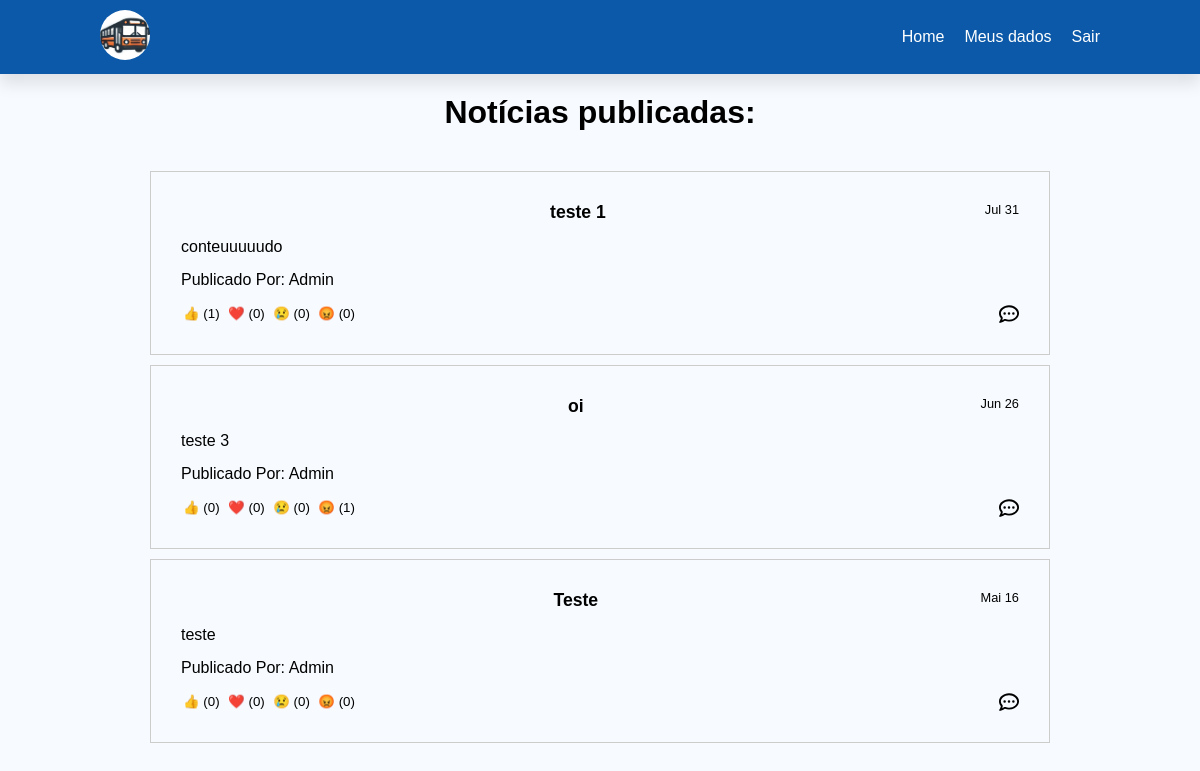
Page /pages/news.php on the committed database.
### tables this page shows
CREATE TABLE `tb_news` (
  `cd_news` int(11) NOT NULL,
  `nm_titulo` varchar(250) NOT NULL,
  `ds_conteudo` text NOT NULL,
  `dt_publicacao` datetime NOT NULL,
  `cd_usuario` int(11) NOT NULL
);

CREATE TABLE `tb_usuario` (
  `cd_usuario` int(11) NOT NULL,
  `nm_usuario` varchar(100) NOT NULL,
  `sn_usuario` varchar(100) NOT NULL,
  `cd_telefone_usuario` varchar(20) NOT NULL,
  `cd_matricula_usuario` int(11) NOT NULL,
  `dt_periodo_usuario` varchar(4) NOT NULL,
  `nm_email_usuario` varchar(250) NOT NULL,
  `nm_senha_usuario` varchar(255) NOT NULL,
  `tp_classe` enum('admin','aluno') NOT NULL,
  `cd_cidade` int(11) NOT NULL,
  `cd_instituicao` int(11) NOT NULL,
  `cd_curso` int(11) NOT NULL,
  `cd_rota` int(11) NOT NULL
);

### pages/news.php (the view, shortened to what this page needs)
<?php
require_once '../backend/database/connect.php';
$sqlNews = $pdo->prepare("SELECT tb_news.*, tb_usuario.nm_usuario AS autor
    FROM tb_news
    JOIN tb_usuario ON tb_news.cd_usuario = tb_usuario.cd_usuario
    ORDER BY tb_news.dt_publicacao DESC");
$sqlNews->execute();
$news = $sqlNews->fetchAll(PDO::FETCH_ASSOC);
?>
<!DOCTYPE html>
<html lang="pt-br">
<head>
    <link rel="stylesheet" href="../assets/css/style_news.css">
</head>
<body>
    <header  class="cabecalho">
        <a href="home.php"><img src="../assets/img/logo_campus.png" class="logo-campus" alt="Logo Campus Hope"></a>
        <section class="perfil">
            <ul class="perfil-opcao">
                <li><a href="home.php"> Home </a></li>
                <li><a href="profileUser.php"> Meus dados </a></li>
                <li><a href="../backend/auth/logout.php"> Sair </a></li>
            </ul>
        </section>
    </header>
    <main>
        <h1>Notícias publicadas:</h1>
    <?php foreach ($news as $n): ?>
        <section class="container-publicacoes">
            <section id="topo-publicacao">
                <h2> <?= htmlspecialchars($n['nm_titulo']) ?> </h2>
                <p id="small">
                    <?php
                        $dataPublicacao = new DateTime($n['dt_publicacao']);
                        $agora
                        = new DateTime();
                        $diferencaHoras = $agora->diff($dataPublicacao)->h + ($agora->diff($dataPublicacao)->days * 24);
                        $meses = ['Jan','Fev','Mar','Abr','Mai','Jun','Jul','Ago','Set','Out','Nov','Dez'];
                        if ($dataPublicacao->format('Y-m-d') == $agora->format('Y-m-d') && $diferencaHoras < 24) {
                            echo $dataPublicacao->format('H') . 'h';
                        } elseif ($dataPublicacao->format('Y') == $agora->format('Y')) {
                            $mesAbreviado = $meses[(int)$dataPublicacao->format('m') - 1];
                            echo strtolower($mesAbreviado) . ' ' . $dataPublicacao->format('d');
                        } else {
                            echo $dataPublicacao->format('d/m/Y');
                        }
                    ?>
                </p>
            </section>
            <p> <?= nl2br(htmlspecialchars($n['ds_conteudo'])) ?> </p>
            <p id="nickPost">Publicado por: <?= htmlspecialchars($n['autor']) ?> </p>
            <section id="interacoes">
                <form id="reaction" action="../backend/news/reagir.php" method="post">
                    <?php
                    $sqlReacoes = $pdo->prepare("SELECT tp_react, COUNT(*) AS total FROM tb_react WHERE cd_news = ? GROUP BY tp_react");
                    $sqlReacoes->execute([$n['cd_news']]);
                    $reacoes = [];
                    foreach ($sqlReacoes->fetchAll(PDO::FETCH_ASSOC) as $r) {
                        $reacoes[$r['tp_react']] = $r['total'];
                    }
                    $emojis = [
                        'curtir' => '👍',
                        'amei'   => '❤️',
                        'triste' => '😢',
                        'raiva'  => '😡',
                    ];
                    foreach ($emojis as $tipo => $emoji) {
                        $count = $reacoes[$tipo] ?? 0;
                        echo "<button type='submit' name='tp_react' value='$tipo'>$emoji ($count)</button> ";
                    }
                    ?>
                </form>
                <img src="../assets/img/comment-dots.svg" onclick="toggleComentarios(<?= $n['cd_news'] ?>)" alt="Comentar">
            </section>
        </section>
    <?php endforeach; ?>
    </main>
</body>
</html>

### assets/css/style_news.css (style rules this page uses)
* { margin: 0; padding: 0; box-sizing: border-box; }
body { font-family: Arial, sans-serif; background:#f7fbff; }
h1 { margin-bottom: 20px; }
a { text-decoration: none; color: black; }
h1 { margin-bottom: 40px; }
li { list-style: none; }
main { display: flex; flex-direction: column; justify-content: center; margin: 0px 20px; align-items: center; }
.logo-campus { width: 50px; border-radius: 50%; }
.cabecalho { display: flex; justify-content: space-between; align-items: center; color: #fff; background-color: #0b59a8; padding: 10px 100px; margin-bottom: 20px; box-shadow: 0 10px 15px rgba(0,0,0,0.1); }
.perfil { display: flex; }
.perfil-opcao { list-style: none; }
.perfil-opcao { display: flex; gap: 20px; }
.container-publicacoes { border: 1px solid #ccc; padding: 30px 30px; margin-bottom: 10px; width: 900px; margin-top: 0px; }
#topo-publicacao { display: flex; margin-bottom: 15px; }
.container-publicacoes h2 { margin-left: auto; margin-right: auto; font-size: 1.1em; }
.container-publicacoes p { font-size: 1em; }
#nickPost { font-size: 1em; margin: 15px auto; display: flex; text-transform: capitalize; }
#small { margin-left: 10px; font-size: 0.8em; text-transform: capitalize; }
#reaction button { border-radius: none; background: none; margin: none; border: none; padding: 2px; }
#interacoes { display: flex; justify-content: space-between; margin-top: 15px; }
main section img { width: 20px; height: 20px; margin-left: 20px; }
header>section>ul>li>a { font-size: 1em; color: #fff; }

### rows in the picture
tb_news: nm_titulo "teste 1", dt_publicacao "Jul", dt_publicacao "31", ds_conteudo "conteuuuuudo", cd_usuario.nm_usuario "Admin", emoji "👍", count "1", emoji "❤️", count "0", emoji "😢", emoji "😡"
tb_news: nm_titulo "oi", dt_publicacao "Jun", dt_publicacao "26", ds_conteudo "teste 3", cd_usuario.nm_usuario "Admin", emoji "👍", count "0", emoji "❤️", emoji "😢", emoji "😡", count "1"
tb_news: nm_titulo "Teste", dt_publicacao "Mai", dt_publicacao "16", ds_conteudo "teste", cd_usuario.nm_usuario "Admin", emoji "👍", count "0", emoji "❤️", emoji "😢", emoji "😡"
